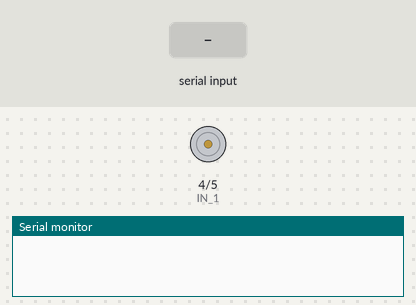
Simulated run of this sketch. Board: Arduino Uno, built with avr-gcc and run on an emulated ATmega328P. Shown: motor-driver pin pairs drawn as motors (green arrow = first pin HIGH = forward, orange = second pin HIGH = backward, longer = more drive, scaled by the enable pin), the last lines printed to the serial monitor. Inputs (shaded band) come from the test bench.

Above: at 1.2 s.
1.3 s: "90,45\n" received over Serial
At 2.3 s:
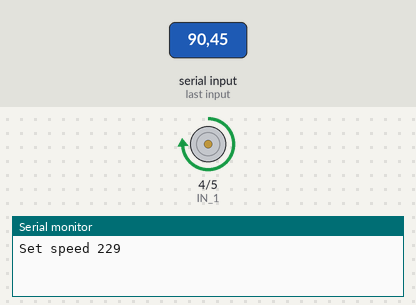
2.8 s: "30,150\n" received over Serial
At 3.4 s:
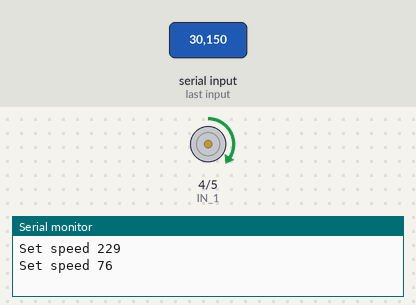
4.3 s: "5\n" received over Serial
At 4.6 s:
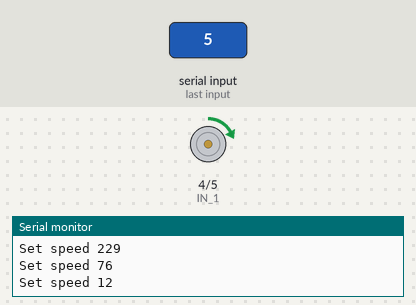
5.8 s: "90\n" received over Serial
At 6.9 s:
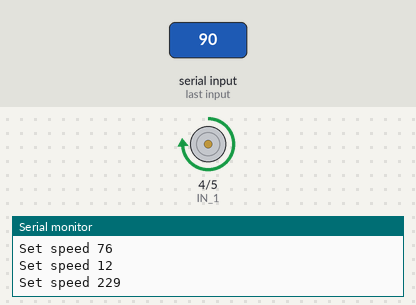
Timing chart, 0 to 8.3 s (numbered marks = the images above; inputs shaded):
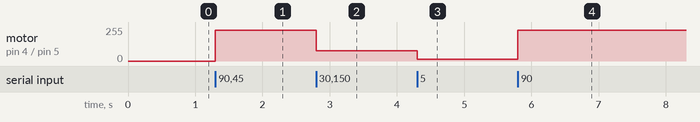

Measured:
- after the input at 1.3 s, motor on pin 4 (IN_1) / pin 5 (IN_2): stopped → forward 229/255 at once
- after the input at 2.8 s, motor on pin 4 (IN_1) / pin 5 (IN_2): forward 229/255 → forward 76/255 at once
- after the input at 4.3 s, motor on pin 4 (IN_1) / pin 5 (IN_2): forward 76/255 → forward 12/255 at once
- after the input at 5.8 s, motor on pin 4 (IN_1) / pin 5 (IN_2): forward 12/255 → forward 229/255 at once

The sketch:

tp2.ino
```cpp
#define EN_A 6
#define IN_1 4
#define IN_2 5

void forward() {
    digitalWrite(IN_1, HIGH);
    digitalWrite(IN_2, LOW);
}

void backward() {
    digitalWrite(IN_1, LOW);
    digitalWrite(IN_2, HIGH);
}

void setMotor(int speed) {
    speed > 0 ? forward() : backward();
    analogWrite(EN_A, abs(speed));
}

void setup() {
    pinMode(EN_A, OUTPUT);
    pinMode(IN_1, OUTPUT);
    pinMode(IN_2, OUTPUT);
    Serial.begin(2000000);
}

void loop() {
    if (!Serial.available()) return;
    String command = Serial.readStringUntil('\n');
    long speed = (command.toInt() * 0xFF) / 100;
    setMotor(speed);
    Serial.print("Set speed ");
    Serial.println(speed);
}
```
